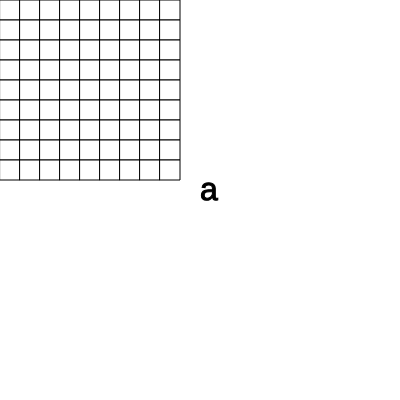
Frame 1 (no input)
Frame 60 (no input): identical to frame 1, image omitted
Frame 120 (the mouse pressed at the canvas centre since frame 60): identical to frame 1, image omitted

The p5.js sketch that drew this single still picture (run headless with seeded random() and noise() and a simulated clock; from frame 60 on, the mouse is pressed at the canvas centre):

// p5.js sketch
// ── sketch.js
let chL=[];
//38 char
let cChar=0;
let char = ["a", "b", "c", "d", "e", "f", "g", "h", "i", "j", "k", "l", "m", "n", "o", "p", "q", "r", "s", "t", "u", "v", "w", "x", "y", "z", "1", "2", "3", "4", "5", "6", "7", "8", "9"]

function setup() {
  createCanvas(400,400);
  for (let h = 0; h < char.length; h++) {
    chL[h]=[];
    chL[h][0]=char[h]
    chL[h][1]; //0 --> 5x9, 1 --> 9x9
    let g=[];

    for (let i = 0; i < 9; i++) {
      g[i]=[];
      for (let j = 0; j < 9; j++) {
        g[i][j]=0;
      }
    }
    chL[h][2]=g;
  }
}

function draw() {
  background(255);
  let g=chL[cChar][2];
  for (let i = 0; i < g.length; i++) {
    for (let j = 0; j < g[i].length; j++) {
      fill(255-255/3*g[i][j]);
      rect(20*i,20*j,20,20); 
    } 
  }
  fill(0);
  stroke(0);
  textSize(32);
  text(chL[cChar][0],200,200);
}

function mousePressed(){
  if(mouseX<180&&mouseY<180){
    let tmpX=int(mouseX/20);
    let tmpY=int(mouseY/20);
    print(tmpX,tmpY);
    let g=chL[cChar][2];
    for (let i = 0; i < g.length; i++) {
      for (let j = 0; j < g[i].length; j++) {
        g[i][j]++;
        if(g[i][j]==3){g[i][j]=0;}
      } 
    }
  }
}
